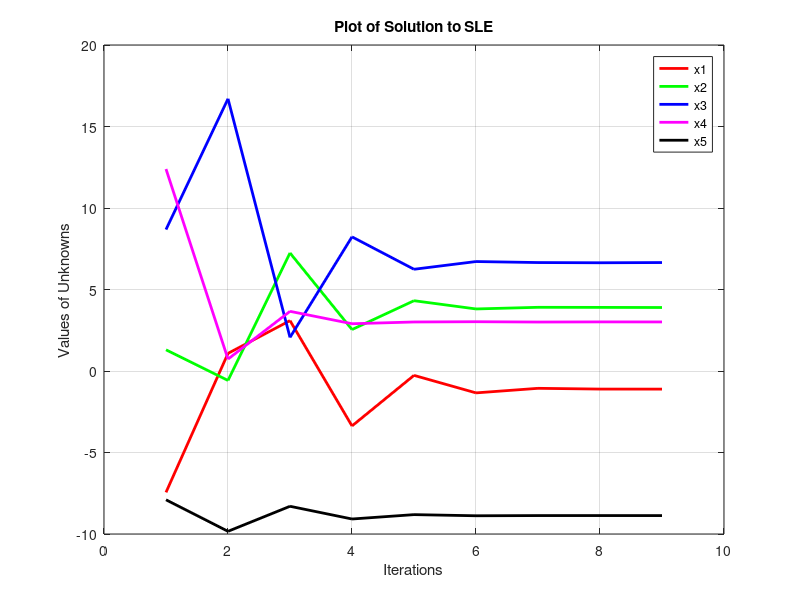
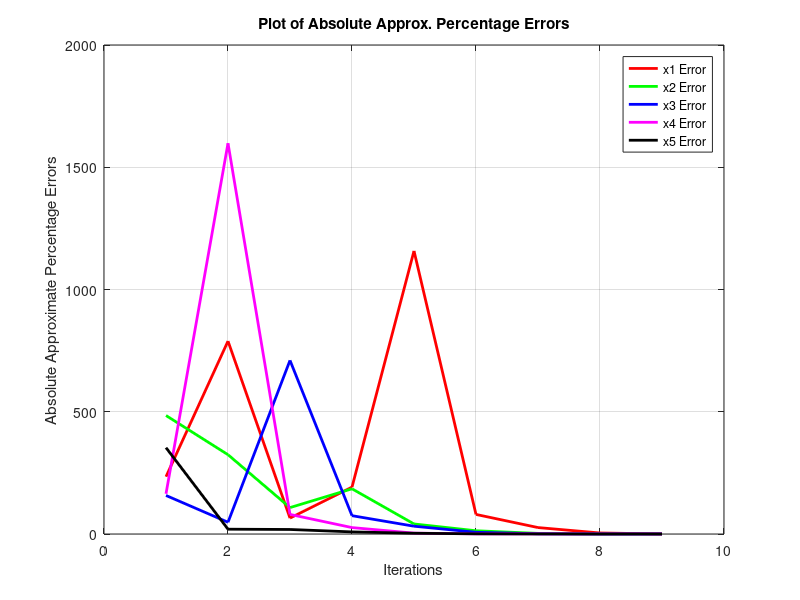
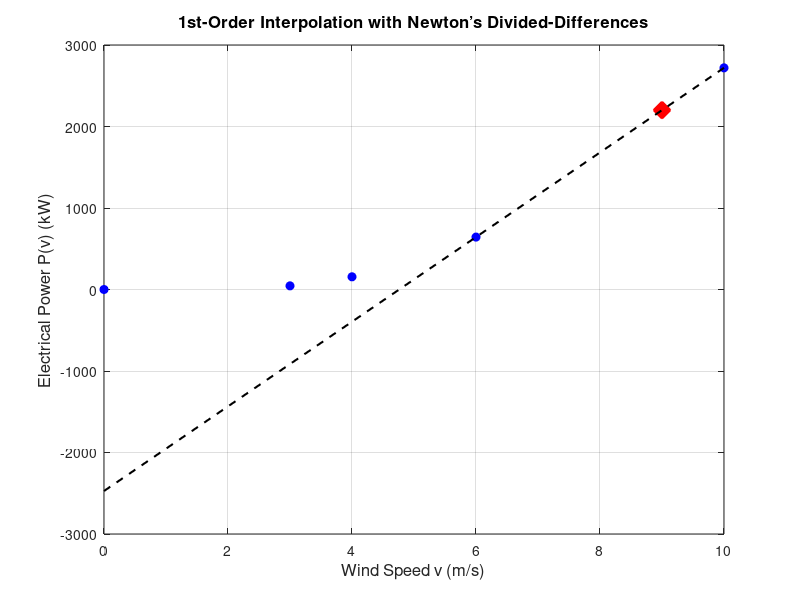
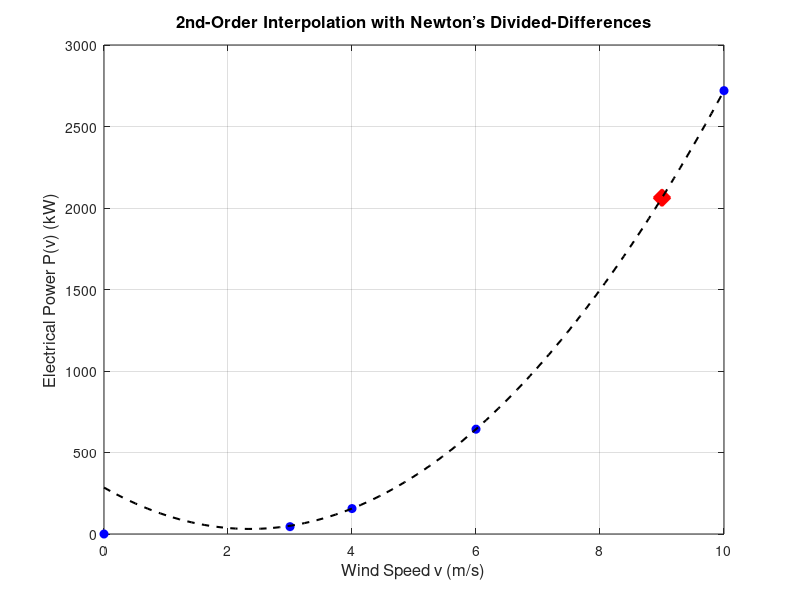

Source code (MATLAB) for these figures, in order:
%% Laboratory Assignment #2: Systems of Linear Equations and Interpolation
%Name: Keanu Anderson-Pola
%UTSA ID: tro893
%Date: 10/26/2024

%% Problem 1.1. Partial Pivoting On a Given SLE
%Clear previous workspace, screen, and close all figures:
clear
clc
close all

% Define matrix A and vector b:
A = [-1 4 2 0 0; 18 4 -6 -2 2; -3 9 6 -3 21; 0 10 -2 5 2; -1 3 0 -6 2];
b = [30; -68; -117; 23; -23];

% Augmented Matrix AM:
AM = [A b];

% Display the initial augmented matrix:
fprintf('Initial Augmented Matrix [A|b]:\n');
disp(AM);

% Manual Row Swaps to make the system diagonally dominant:
% Swap row 1 with row 2
AM([1 2], :) = AM([2 1], :);
fprintf('Swapping row 1 with row 2:\n');
disp(AM);

% Swap row 2 with row 4
AM([2 4], :) = AM([4 2], :);
fprintf('Swapping row 2 with row 4:\n');
disp(AM);

% Swap row 4 with row 5
AM([4 5], :) = AM([5 4], :);
fprintf('Swapping row 4 with row 5:\n');
disp(AM);

% Finally, swap row 5 with row 3
AM([5 3], :) = AM([3 5], :);
fprintf('Swapping row 5 with row 3:\n');
disp(AM);

% Final augmented matrix after all manual swaps:
disp('Final Augmented Matrix after Partial Pivoting:');
disp(AM);

%% Problem 1.2. Solution of SLE with the Gauss-Seidel Method
%Clear screen contents.
clc

% Extract matrix A and vector b from the augmented matrix:
A = AM(:, 1:end-1);
b = AM(:, end);

% Initial guess for the solution vector:
x = [10; -5; -5; -8; 20];  

% Number of rows and columns:
[m, n] = size(A);

% Create auxiliary matrix and vectors:
c = zeros(m, n); 
d = zeros(m, 1);

% Define initial error, tolerance, and initial iteration:
ea = 100;
tol = 2;  % 2% tolerance
iter = 1;

% Initialize arrays to store the values at each iteration for each unknown
% (for 1.3)
x1_vals = [];  
x2_vals = [];  
x3_vals = [];  
x4_vals = []; 
x5_vals = []; 

% Initialize arrays to store absolute approximate percentage errors at each
% iteration (for 1.4)
x1_errors = [];
x2_errors = [];
x3_errors = [];
x4_errors = [];
x5_errors = [];

% Gauss-Seidel iterative method:
while ea > tol
    for i = 1:n
        % Compute vector of coefficients:
        d(i) = b(i) / A(i, i);
        
        % Compute coefficient matrix "c":
        for j = 1:m
            if i == j
                c(i, j) = 0;  % Diagonal of matrix "c" is zeros
            else
                c(i, j) = A(i, j) / A(i, i);  % Non-diagonal elements
            end
        end
        
        % Calculate new solution:
        x_new(i) = d(i) - c(i, :) * x(:);
        
        % Calculate the absolute approximate percentage error:
        ea_vect(i) = abs((x_new(i) - x(i)) / x_new(i) * 100);
        
        % Update the solution vector:
        x(i) = x_new(i);
    end
    
    % Store the current values of x1, x2, x3, x4, x5 at this iteration:
    % (for 1.3)
    x1_vals = [x1_vals, x(1)];
    x2_vals = [x2_vals, x(2)];
    x3_vals = [x3_vals, x(3)];
    x4_vals = [x4_vals, x(4)];
    x5_vals = [x5_vals, x(5)];
    
    % Store the current absolute approximate percentage errors:
    % (for 1.4)
    x1_errors = [x1_errors, ea_vect(1)];
    x2_errors = [x2_errors, ea_vect(2)];
    x3_errors = [x3_errors, ea_vect(3)];
    x4_errors = [x4_errors, ea_vect(4)];
    x5_errors = [x5_errors, ea_vect(5)];
    
    % Determine the maximum error across all unknowns:
    ea = max(ea_vect);
    
    % Print only the iteration number and max error:
    fprintf('Iteration #%d Max EA: %.4f\n', iter, ea)
    
    % Update iteration counter:
    iter = iter + 1;
end

% Display the final solution vector:
disp('Final solution vector x:');
disp(x);



%% Problem 1.3. Plot of Solution to SLE
%Close all figures.
close all

% Plot the results from the Gauss-Seidel iterations
iterations = 1:(iter-1);  % Iteration numbers (from Gauss-Seidel loop)

% Plotting the results:
figure;
plot(iterations, x1_vals, '-r', 'LineWidth', 2); hold on;
plot(iterations, x2_vals, '-g', 'LineWidth', 2);
plot(iterations, x3_vals, '-b', 'LineWidth', 2);
plot(iterations, x4_vals, '-m', 'LineWidth', 2);
plot(iterations, x5_vals, '-k', 'LineWidth', 2);

% Add labels, grid, and legend
xlabel('Iterations');
ylabel('Values of Unknowns');
grid on;
legend('x1', 'x2', 'x3', 'x4', 'x5');
title('Plot of Solution to SLE');

% Final plot setup:
hold off;


%% Problem 1.4. Plot of Absolute Approx. Percentage Errors
%Close all figures.
close all

% Plotting the results:
figure;
plot(iterations, x1_errors, '-r', 'LineWidth', 2); hold on;
plot(iterations, x2_errors, '-g', 'LineWidth', 2);
plot(iterations, x3_errors, '-b', 'LineWidth', 2);
plot(iterations, x4_errors, '-m', 'LineWidth', 2);
plot(iterations, x5_errors, '-k', 'LineWidth', 2);

% Add labels, grid, and legend
xlabel('Iterations');
ylabel('Absolute Approximate Percentage Errors');
grid on;
legend('x1 Error', 'x2 Error', 'x3 Error', 'x4 Error', 'x5 Error');
title('Plot of Absolute Approx. Percentage Errors');

% Final plot setup:
hold off;



%% Problem 1.5. Absolute True Percentage Errors
%Close all figures.
close all

% MATLAB's built-in function
x_true = A \ b;

% Display the true solution
disp('true x:');
disp(x_true);

% Compute the absolute true percentage errors for each variable
true_error_x1 = abs((x_true(1) - x1_vals(end)) / x_true(1)) * 100;
true_error_x2 = abs((x_true(2) - x2_vals(end)) / x_true(2)) * 100;
true_error_x3 = abs((x_true(3) - x3_vals(end)) / x_true(3)) * 100;
true_error_x4 = abs((x_true(4) - x4_vals(end)) / x_true(4)) * 100;
true_error_x5 = abs((x_true(5) - x5_vals(end)) / x_true(5)) * 100;

% Display the true percentage errors:
fprintf('Absolute True Percentage Error for x1: %.4f%%\n', true_error_x1);
fprintf('Absolute True Percentage Error for x2: %.4f%%\n', true_error_x2);
fprintf('Absolute True Percentage Error for x3: %.4f%%\n', true_error_x3);
fprintf('Absolute True Percentage Error for x4: %.4f%%\n', true_error_x4);
fprintf('Absolute True Percentage Error for x5: %.4f%%\n', true_error_x5);



%% Problem 2.1 1st-Order Interpolation with Newton’s Divided-Differences
%Clear previous workspace, screen, and close all figures:
clear
clc
close all

% Data 
v = [0, 3, 4, 6, 10];  
P = [0, 45, 156, 643, 2720];

% Calculation of coefficients (1st order)
b0 = P(4);  
b1 = (P(5) - b0) / (v(5) - v(4)); 

% Estimate power at v = 9
v_est = 9;
P_est = b0 + b1 * (v_est - v(4));

% Display the estimated power
fprintf('Estimated Power at v = %.2f m/s using 1st-order interpolation: %.2f kW\n', v_est, P_est);

% Plot raw data
figure;
plot(v, P, 'o', 'MarkerEdgeColor', 'b', 'MarkerFaceColor', 'b'); hold on;

% Plot estimated value at v = 9
plot(v_est, P_est, 'xr', 'LineWidth', 10);

% Plot the interpolating polynomial
v_full = linspace(0, 10, 100);  % Full range of wind speeds from 0 to 10
P_interp = b0 + b1 * (v_full - v(4));  % 1st-order polynomial over the full range
plot(v_full, P_interp, '--k', 'LineWidth', 1.5);  % Plot the interpolation line

% Add labels, title, and grid 
xlabel('Wind Speed v (m/s)', 'FontSize', 12);
ylabel('Electrical Power P(v) (kW)', 'FontSize', 12);
title('1st-Order Interpolation with Newton’s Divided-Differences', 'FontSize', 12);
grid on;

hold off;


%% Problem 2.2 2nd-Order Interpolation with Newton’s Divided-Differences
%Clear previous workspace, screen, and close all figures:
clear
clc
close all

% Data
v = [0, 3, 4, 6, 10];  
P = [0, 45, 156, 643, 2720];

% 2nd-order Newton's divided-difference coefficients
b0 = P(3);  
b1 = (P(4) - P(3)) / (v(4) - v(3));  % 1st-order divided difference between v3 and v4
b2 = ((P(5) - P(4)) / (v(5) - v(4)) - b1) / (v(5) - v(3));  % 2nd-order divided difference

% Estimate power at v = 9
v_est = 9;
P_est = b0 + b1 * (v_est - v(3)) + b2 * (v_est - v(3)) * (v_est - v(4));

% Display the estimated power
fprintf('Estimated Power at v = %.2f m/s using 2nd-order interpolation: %.2f kW\n', v_est, P_est);

% Plot raw data
figure;
plot(v, P, 'o', 'MarkerEdgeColor', 'b', 'MarkerFaceColor', 'b'); hold on;

% Plot estimated value at v = 9
plot(v_est, P_est, 'xr', 'LineWidth', 10);

% Plot the interpolating polynomial
v_full = linspace(0, 10, 100);  % Full range of wind speeds from 0 to 10
P_interp = b0 + b1 * (v_full - v(3)) + b2 * (v_full - v(3)) .* (v_full - v(4));  % 2nd-order polynomial
plot(v_full, P_interp, '--k', 'LineWidth', 1.5);  % Plot the interpolation line

% Add labels, title, and grid
xlabel('Wind Speed v (m/s)', 'FontSize', 12);
ylabel('Electrical Power P(v) (kW)', 'FontSize', 12);
title('2nd-Order Interpolation with Newton’s Divided-Differences', 'FontSize', 12);
grid on;

hold off;




%% Problem 2.3 3rd-Order Interpolation with Newton’s Divided-Differences
%Clear previous workspace, screen, and close all figures:
clear
clc
close all

% Data
v = [0, 3, 4, 6, 10];
P = [0, 45, 156, 643, 2720];

% 3rd-order Newton's divided-difference coefficients
b0 = P(2);  % P(v2) corresponding to v = 3
b1 = (P(3) - P(2)) / (v(3) - v(2));  % 1st-order divided difference between v2 and v3
b2 = ((P(4) - P(3)) / (v(4) - v(3)) - b1) / (v(4) - v(2));  % 2nd-order divided difference
b3 = (((P(5) - P(4)) / (v(5) - v(4)) - (P(4) - P(3)) / (v(4) - v(3))) / (v(5) - v(3)) - b2) / (v(5) - v(2));  % 3rd-order divided difference

% Estimate power at v = 9
v_est = 9;
P_est = b0 + b1 * (v_est - v(2)) + b2 * (v_est - v(2)) * (v_est - v(3)) + b3 * (v_est - v(2)) * (v_est - v(3)) * (v_est - v(4));

% Display the estimated power
fprintf('Estimated Power at v = %.2f m/s using 3rd-order interpolation: %.2f kW\n', v_est, P_est);

% Plot raw data
figure;
plot(v, P, 'o', 'MarkerEdgeColor', 'b', 'MarkerFaceColor', 'b'); hold on;

% Plot estimated value at v = 9
plot(v_est, P_est, 'xr', 'LineWidth', 10);

% Plot the interpolating polynomial
v_full = linspace(0, 10, 100);  % Full range of wind speeds from 0 to 10
P_interp = b0 + b1 * (v_full - v(2)) + b2 * (v_full - v(2)) .* (v_full - v(3)) + b3 * (v_full - v(2)) .* (v_full - v(3)) .* (v_full - v(4));
plot(v_full, P_interp, '--k', 'LineWidth', 1.5);  % Plot the interpolation line

% Add labels, title, and grid
xlabel('Wind Speed v (m/s)', 'FontSize', 12);
ylabel('Electrical Power P(v) (kW)', 'FontSize', 12);
title('3rd-Order Interpolation with Newton’s Divided-Differences', 'FontSize', 12);
grid on;

hold off;



%% Problem 3.1 1st-order Lagrange Interpolation
%Clear previous workspace, screen, and close all figures:
clear
clc
close all

% Data set
x = [5, 12];  
y = [1.609, 2.485];

% Evaluation of Lagrange polynomial for x = 10
x_est = 10;
y_est = (x_est - x(2)) / (x(1) - x(2)) * y(1) + ...
        (x_est - x(1)) / (x(2) - x(1)) * y(2);

% Display the estimated value
fprintf('Estimated y at x = %.2f using 1st-order Lagrange interpolation: %.4f\n', x_est, y_est);

% Plot
plot(x, y, 'ob', 'LineWidth', 2); hold on;
plot(x_est, y_est, 'xr', 'LineWidth', 10);
x_full = linspace(5, 20, 100);
y_interp = (x_full - x(2)) ./ (x(1) - x(2)) * y(1) + ...
           (x_full - x(1)) ./ (x(2) - x(1)) * y(2);
plot(x_full, y_interp, '--k', 'LineWidth', 1.5);
xlabel('x', 'FontSize', 12);
ylabel('y(x)', 'FontSize', 12);
title('1st-Order Lagrange Interpolation', 'FontSize', 12);
grid on;
hold off;



%% Problem 3.2 2nd-order Lagrange Interpolation
%Clear previous workspace, screen, and close all figures:
clear
clc
close all

% Data set
x = [5, 12, 16];  
y = [1.609, 2.485, 2.773];

% Evaluation of Lagrange polynomial for x = 10
x_est = 10;
y_est = (x_est - x(2)) * (x_est - x(3)) / ((x(1) - x(2)) * (x(1) - x(3))) * y(1) + ...
        (x_est - x(1)) * (x_est - x(3)) / ((x(2) - x(1)) * (x(2) - x(3))) * y(2) + ...
        (x_est - x(1)) * (x_est - x(2)) / ((x(3) - x(1)) * (x(3) - x(2))) * y(3);

% Display the estimated value
fprintf('Estimated y at x = %.2f using 2nd-order Lagrange interpolation: %.4f\n', x_est, y_est);

% Plot
plot(x, y, 'ob', 'LineWidth', 2); hold on;
plot(x_est, y_est, 'xr', 'LineWidth', 10);
x_full = linspace(5, 20, 100);
y_interp = (x_full - x(2)) .* (x_full - x(3)) ./ ((x(1) - x(2)) * (x(1) - x(3))) * y(1) + ...
           (x_full - x(1)) .* (x_full - x(3)) ./ ((x(2) - x(1)) * (x(2) - x(3))) * y(2) + ...
           (x_full - x(1)) .* (x_full - x(2)) ./ ((x(3) - x(1)) * (x(3) - x(2))) * y(3);
plot(x_full, y_interp, '--k', 'LineWidth', 1.5);
xlabel('x', 'FontSize', 12);
ylabel('y(x)', 'FontSize', 12);
title('2nd-Order Lagrange Interpolation', 'FontSize', 12);
grid on;
hold off;



%% Problem 3.3 3rd-order Lagrange Interpolation
%Clear previous workspace, screen, and close all figures:
clear
clc
close all

% Data set
x = [5, 12, 16, 20];  
y = [1.609, 2.485, 2.773, 2.996];

% Evaluation of Lagrange polynomial for x = 10
x_est = 10;
y_est = (x_est - x(2)) * (x_est - x(3)) * (x_est - x(4)) / ((x(1) - x(2)) * (x(1) - x(3)) * (x(1) - x(4))) * y(1) + ...
        (x_est - x(1)) * (x_est - x(3)) * (x_est - x(4)) / ((x(2) - x(1)) * (x(2) - x(3)) * (x(2) - x(4))) * y(2) + ...
        (x_est - x(1)) * (x_est - x(2)) * (x_est - x(4)) / ((x(3) - x(1)) * (x(3) - x(2)) * (x(3) - x(4))) * y(3) + ...
        (x_est - x(1)) * (x_est - x(2)) * (x_est - x(3)) / ((x(4) - x(1)) * (x(4) - x(2)) * (x(4) - x(3))) * y(4);

% Display the estimated value
fprintf('Estimated y at x = %.2f using 3rd-order Lagrange interpolation: %.4f\n', x_est, y_est);

% Plot
plot(x, y, 'ob', 'LineWidth', 2); hold on;
plot(x_est, y_est, 'xr', 'LineWidth', 10);
x_full = linspace(5, 20, 100);
y_interp = (x_full - x(2)) .* (x_full - x(3)) .* (x_full - x(4)) ./ ((x(1) - x(2)) * (x(1) - x(3)) * (x(1) - x(4))) * y(1) + ...
           (x_full - x(1)) .* (x_full - x(3)) .* (x_full - x(4)) ./ ((x(2) - x(1)) * (x(2) - x(3)) * (x(2) - x(4))) * y(2) + ...
           (x_full - x(1)) .* (x_full - x(2)) .* (x_full - x(4)) ./ ((x(3) - x(1)) * (x(3) - x(2)) * (x(3) - x(4))) * y(3) + ...
           (x_full - x(1)) .* (x_full - x(2)) .* (x_full - x(3)) ./ ((x(4) - x(1)) * (x(4) - x(2)) * (x(4) - x(3))) * y(4);
plot(x_full, y_interp, '--k', 'LineWidth', 1.5);
xlabel('x', 'FontSize', 12);
ylabel('y(x)', 'FontSize', 12);
title('3rd-Order Lagrange Interpolation', 'FontSize', 12);
grid on;
hold off;



%% Problem 4.1 2nd-order Interpolation via SLE
%Clear previous workspace, screen, and close all figures:
clear
clc
close all

% Given Data (t P(t))
A = [0, 2.00; 2, 2.56; 6, 0.00; 8, -1.34; 10, -1.72; 16, 0.90; 20, 0.74; 22, 0.00];
% Point of interest:
t_est = 18.5;
% Initialization of order of interpolation
Order = 2;
R = zeros(Order+1, Order+1);
b = zeros(Order+1, 1);
f = 0;

% Perform interpolation
for k = Order:size(A,1)
    if A(k,1) >= t_est
        % Formulation of coefficient matrix R and vector of constants b
        for i = 1:Order+1
            for j = 1:Order+1
                R(i,j) = A(k+1-i,1)^(Order+1-j);
            end
            b(i) = A(k+1-i,2);
        end
        % Solution of system of equations via the inverse matrix
        coef = R\b;
        
        % Evaluation of interpolating polynomial
        for i = 1:size(coef,1)
            f = f + coef(i)*t_est^(Order+1-i);
        end
        
        fprintf('P(%.2f) = %.4f\n', t_est, f);
        break;
    end
end

% Plot
plot(t_est, f, 'rx', 'LineWidth', 10); hold on;
plot(A(:,1), A(:,2), 'ob', 'LineWidth', 2);
t_full = linspace(min(A(:,1)), max(A(:,1)), 100);
P_interp = zeros(size(t_full));
for p = 1:length(t_full)
    for i = 1:size(coef,1)
        P_interp(p) = P_interp(p) + coef(i) * t_full(p)^(Order+1-i);
    end
end
plot(t_full, P_interp, '--k', 'LineWidth', 1);
xlabel('Time t (s)');
ylabel('Position P(t) (cm)');
title('2nd-order Interpolation via SLE', 'FontSize', 12);
grid on;



%% Problem 4.2 3rd-order Interpolation via SLE
%Clear previous workspace, screen, and close all figures:
clear
clc
close all

% Given Data (t P(t))
A = [0, 2.00; 2, 2.56; 6, 0.00; 8, -1.34; 10, -1.72; 16, 0.90; 20, 0.74; 22, 0.00];
% Point of interest:
t_est = 18.5;
% Initialization of order of interpolation
Order = 3;
R = zeros(Order+1, Order+1);
b = zeros(Order+1, 1);
f = 0;

% Perform interpolation
for k = Order:size(A,1)
    if A(k,1) >= t_est
        % Form matrix R and vector b
        for i = 1:Order+1
            for j = 1:Order+1
                R(i,j) = A(k+1-i,1)^(Order+1-j);
            end
            b(i) = A(k+1-i,2);
        end
        % Solution of system of equations via the inverse matrix
        coef = R\b;
        
        % Evaluation of interpolating polynomial
        for i = 1:size(coef,1)
            f = f + coef(i)*t_est^(Order+1-i);
        end
        
        fprintf('P(%.2f) = %.4f\n', t_est, f);
        break;
    end
end

% Plot
plot(t_est, f, 'rx', 'LineWidth', 10); hold on;
plot(A(:,1), A(:,2), 'ob', 'LineWidth', 2);
t_full = linspace(min(A(:,1)), max(A(:,1)), 100);
P_interp = zeros(size(t_full));
for p = 1:length(t_full)
    for i = 1:size(coef,1)
        P_interp(p) = P_interp(p) + coef(i) * t_full(p)^(Order+1-i);
    end
end
plot(t_full, P_interp, '--k', 'LineWidth', 1);
legend('Interpolated Value', 'Given Data', 'Interpolating Polynomial');
xlabel('Time t (s)');
ylabel('Position P(t) (cm)');
title('3rd-order Interpolation via SLE', 'FontSize', 12);
grid on;

%% Problem 4.3 7th-order Interpolation via SLE
%Clear previous workspace, screen, and close all figures:
clear
clc
close all

% Given Data (t P(t))
A = [0, 2.00; 2, 2.56; 6, 0.00; 8, -1.34; 10, -1.72; 16, 0.90; 20, 0.74; 22, 0.00];
% Point of interest:
t_est = 18.5;
% Initialization of order of interpolation
Order = 7;
R = zeros(Order+1, Order+1);
b = zeros(Order+1, 1);
f = 0;

% Formulation of coefficient matrix R and vector of constants b
for i = 1:Order+1
    for j = 1:Order+1
        R(i,j) = A(i,1)^(Order+1-j);
    end
    b(i) = A(i,2);
end

% Solution of system of equations via the inverse matrix
coef = R\b;

% Evaluation of interpolating polynomial
for i = 1:size(coef,1)
    f = f + coef(i)*t_est^(Order+1-i);
end
fprintf('P(%.2f) = %.4f\n', t_est, f);

% Plot
plot(t_est, f, 'rx', 'LineWidth', 10); hold on;
plot(A(:,1), A(:,2), 'ob', 'LineWidth', 2);
t_full = linspace(min(A(:,1)), max(A(:,1)), 100);
P_interp = zeros(size(t_full));
for p = 1:length(t_full)
    for i = 1:size(coef,1)
        P_interp(p) = P_interp(p) + coef(i) * t_full(p)^(Order+1-i);
    end
end
plot(t_full, P_interp, '--k', 'LineWidth', 1);
legend('Interpolated Value', 'Given Data', 'Interpolating Polynomial');
xlabel('Time t (s)');
ylabel('Position P(t) (cm)');
title('7th-order Interpolation via SLE', 'FontSize', 12);
grid on;


%% Problem 4.4 Absolute True Percentage Errors
%Close all figures.
close all

% True value
P_true = 1.15;

% Estimates from Problems 4.1, 4.2, and 4.3
P_4_1 = 0.9788;  
P_4_2 = 1.3134;  
P_4_3 = 1.1184;  

% Calculate absolute true percentage errors
error_4_1 = abs((P_true - P_4_1) / P_true) * 100;
error_4_2 = abs((P_true - P_4_2) / P_true) * 100;
error_4_3 = abs((P_true - P_4_3) / P_true) * 100;

% Display the errors
fprintf('Absolute True Percentage Error for Problem 4.1: %.2f%%\n', error_4_1);
fprintf('Absolute True Percentage Error for Problem 4.2: %.2f%%\n', error_4_2);
fprintf('Absolute True Percentage Error for Problem 4.3: %.2f%%\n', error_4_3);
